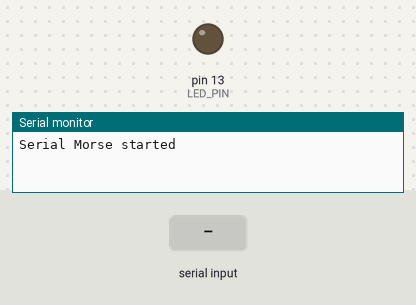
A program run on a simulated Arduino Uno, built with avr-gcc and run on an emulated ATmega328P. On the bench: output pins drawn as LEDs (lit = HIGH), the last lines printed to the serial monitor. Dashed ring = blinking. The test bench sets the inputs (shaded band).

Above: at 1.2 s.
1.3 s: "5\n" received over Serial
At 1.4 s:
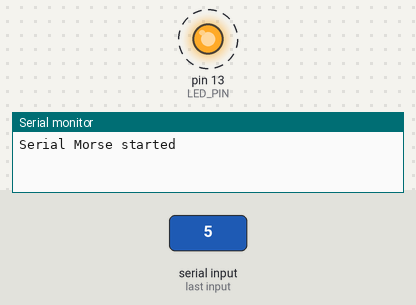
6.6 s: "90 45\n" received over Serial
At 7.0 s:
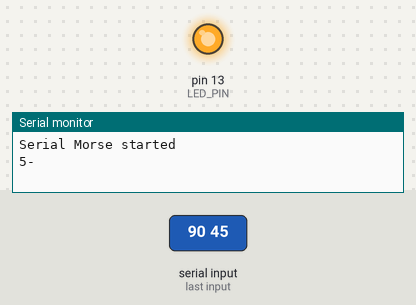
Timing chart, 0 to 15.6 s (numbered marks = the images above; inputs shaded):
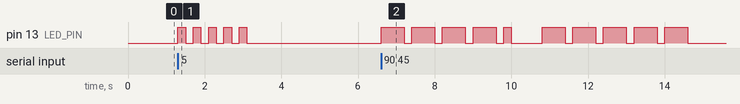

The program:

main.cpp
```cpp
#include <Arduino.h>

#include "morse.h"

#define LED_PIN LED_BUILTIN
#define DELAY_DELIM '\\'
#define MIN_DOT_DELAY 20
#define ENABLE_FEEDBACK

unsigned int dotDelay = 200;

void flashSequence(const char *sequence);
void flashDotOrDash(char dotOrDash);

void setup()
{
  pinMode(LED_PIN, OUTPUT);
  Serial.begin(9600);

  Serial.println("Serial Morse started");
}

void loop()
{
  char ch;
  char buf[8];

  int validChar = 1;

  if (Serial.available())
  {
    ch = Serial.read();
    if (ch == DELAY_DELIM)
    {
      memset(buf, 0, sizeof(buf));
      Serial.readBytesUntil(DELAY_DELIM, buf, sizeof(buf) - 1);
      dotDelay = strtoul(buf, nullptr, 10);

      if (dotDelay < MIN_DOT_DELAY)
      {
        dotDelay = MIN_DOT_DELAY;
      }
      Serial.print("Dot delay set to: ");
      Serial.print(dotDelay);
      Serial.println("ms");
      return;
    }
    else if (ch >= 'a' && ch <= 'z')
    {
      flashSequence(letters[ch - 'a']);
    }
    else if (ch >= 'A' && ch <= 'Z')
    {
      flashSequence(letters[ch - 'A']);
    }
    else if (ch >= '0' && ch <= '9')
    {
      flashSequence(numbers[ch - '0']);
    }
    else if (ch == ' ')
    {
      delay(dotDelay * 4);
    }
    else
    {
      validChar = 0;
    }

    #ifdef ENABLE_FEEDBACK
    if (validChar)
    {
      Serial.write(ch);
    }
    else
    {
      Serial.write('-');
    }
    #endif
  }
}

void flashSequence(const char *sequence)
{
  int i = 0;
  while (sequence[i] != '\0')
  {
    flashDotOrDash(sequence[i]);
    i++;
  }
  delay(dotDelay * 3);
}

void flashDotOrDash(char dotOrDash)
{
  digitalWrite(LED_PIN, HIGH);
  if (dotOrDash == '.')
  {
    delay(dotDelay);
  }
  else // must be a -
  {
    delay(dotDelay * 3);
  }
  digitalWrite(LED_PIN, LOW);
  delay(dotDelay);
}
```

morse.h
```cpp
const char* letters[] = {
".-", "-...", "-.-.", "-..", ".", "..-.", "--.", "....", "..", // A-I
".---", "-.-", ".-..", "--", "-.", "---", ".--.", "--.-", ".-.", // J-R
"...", "-", "..-", "...-", ".--", "-..-", "-.--", "--.." // S-Z
};

//For Numbers
const char* numbers[] = {
  "-----", ".----", "..---", "...--", "....-", ".....",
"-....", "--...", "---..", "----."
};
```

Measured:
- after the input at 1.3 s, pin 13 (LED_PIN): alternates HIGH for 0.20 s and LOW for 0.20 s, 10 changes in all, then stays LOW, starting at once
- after the input at 6.6 s, pin 13 (LED_PIN): goes 4 × (HIGH 0.60 s, LOW 0.20 s), HIGH 0.20 s, LOW 0.80 s, 4 × (HIGH 0.60 s, LOW 0.20 s), HIGH 0.60 s, then LOW, starting at once
